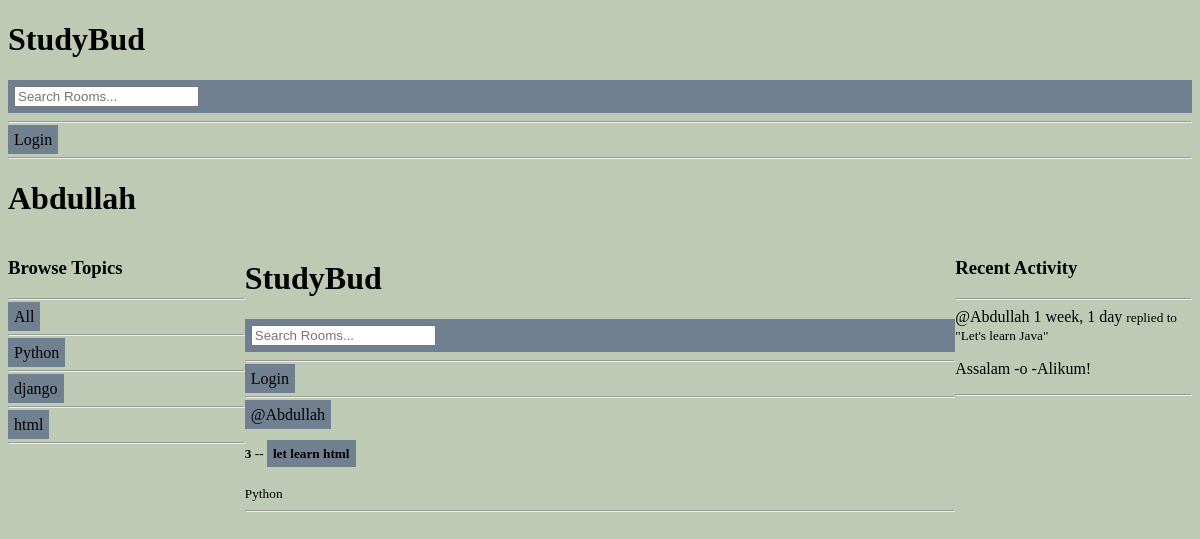
Screenshot of /profile/6/ with the database file from the repository.
### base/models.py (models this page shows, shortened)
class Topic(models.Model):
    name =models.CharField(max_length=200)

class Room(models.Model):
    host =  models.ForeignKey(User, on_delete=models.SET_NULL, null= True)
    topic =  models.ForeignKey(Topic, on_delete=models.SET_NULL, null= True)
    name = models.CharField(max_length=200)
    description = models.TextField(null=True, blank=True)
    participants = models.ManyToManyField(User, related_name='Participants', blank= True)
    updated = models.DateTimeField(auto_now=True)
    created =models.DateTimeField(auto_now_add=True)
    class Meta:
        ordering = ['-updated', '-created']
    def __str__(self):
        return self.name

class Message(models.Model):
    user = models.ForeignKey(User, on_delete=models.CASCADE)
    room = models.ForeignKey(Room, on_delete=models.CASCADE)
    body = models.TextField()
    updated = models.DateTimeField(auto_now=True)
    created =models.DateTimeField(auto_now_add=True)
    class Meta:
        ordering = ['-updated', '-created']
    def __str__(self):
        return self.body[0:50]

### base/views.py (the view)
# urls.py: path('profile/<str:pk>/', views.userProfile, name="user-profile"),
def userProfile(request, pk ):
  user = User.objects.get(id=pk)
  rooms= user.room_set.all()
  room_messages = user.message_set.all()
  topics =Topic.objects.all()
  context = {'user': user, 'rooms':rooms, "room_messages":room_messages, "topics": topics}
  return render(request, 'base/profile.html', context)

### base/templates/base/profile.html (shortened to what this page needs)
{% extends 'main.html' %}
{% block content%}
<h1> {{user.username}} </h1>
<div class="profile-container">
    <div>
        {% include 'base/topics_component.html' %}
    </div>
    <div>
        {% include 'base/feed_component.html' %}
    <div>
        {% include 'base/activity_component.html' %}
    </div>
{% endblock content%}

### base/templates/base/topics_component.html (shortened to what this page needs)
<div class="container" id="cont1">
       <h3> Browse Topics </h3>
       <hr>
       <div>
             <a href="{%url 'home' %}" class="btn"> All</a>
             <hr>
        </div>
        {% for topic in topics%}
        <div>
             <a href="{%url 'home' %}?q={{topic.name}}"  class="btn"> {{topic.name}}</a>
             <hr>
        </div>
        {%endfor%}
</div>

### base/templates/base/feed_component.html (shortened to what this page needs)
{% include 'navbar.html' %}
<!DOCTYPE html>
<html>
<head>
</head>
<body>
    <div class="container" id="cont1">
    <div>
        {% for room in rooms %}
            <div>
                <a href="{% url 'user-profile' room.host.id %}" class="btn">@{{room.host.username}}</a>
                <h5>{{room.id}} -- <a href="{% url 'room' room.id %}" class="btn"> {{room.name}}</a></h5>
                <small>{{room.topic.name}}</small>
                <hr>
            </div>
        {%  endfor %}
    </div>
</body>
    </div>
</html>

### base/templates/base/activity_component.html (shortened to what this page needs)
<div class="container" id="cont1">
<h3> Recent Activity </h3>
<hr>
{% for message in room_messages%}
    <div>
        <small<a href="{% url 'user-profile'  message.user.id %}" >@{{message.user}}</a> {{message.created|timesince}}</small>
        <small> replied to "{{message.room}}" </small>
        <p> {{message}}</p>
        <hr>
    </div>
{% endfor%}
</div>

### static/styles/main.css (style rules this page uses)
body { border: 2px red; background-color: rgba(104, 129, 78, 0.418); padding: 34; margin: 34; }

### templates/main.html (style rules this page uses)
.btn { background-color: slategrey; }

### templates/navbar.html (style rules this page uses)
a { text-decoration: none; color: black; }
.btn { background-color: slategrey; padding: 6px; border:none; cursor=pointer; font-size=18px; border-radius=4px; }

### base/templates/base/profile.html (style rules this page uses)
.profile-container { display: grid; grid-template-columns:1fr 3fr 1fr; }

### base/templates/base/topics_component.html (style rules this page uses)
a { text-decoration: none; color: black; }
.btn { background-color: blue; padding: 6px; border:none; cursor=pointer; font-size=18px; border-radius=4px; }

### base/templates/base/feed_component.html (style rules this page uses)
a { text-decoration: none; color: black; }
.btn { background-color: slategrey; padding: 6px; border:none; cursor=pointer; font-size=18px; border-radius=4px; }

### base/templates/base/activity_component.html (style rules this page uses)
a { text-decoration: none; color: black; }
.btn { background-color: slategrey; padding: 6px; border:none; cursor=pointer; font-size=18px; border-radius=4px; }

### rows the page displays
Topic: name "Python"
Topic: name "django"
Topic: name "html"
Room: host.username "Abdullah", id "3", name "let learn html", topic.name "Python"
Message: user "Abdullah", created "1 week, 1 day", room "Let's learn Java", body "Assalam -o -Alikum!"

### other values shown
{{ user.username }} "Abdullah"
